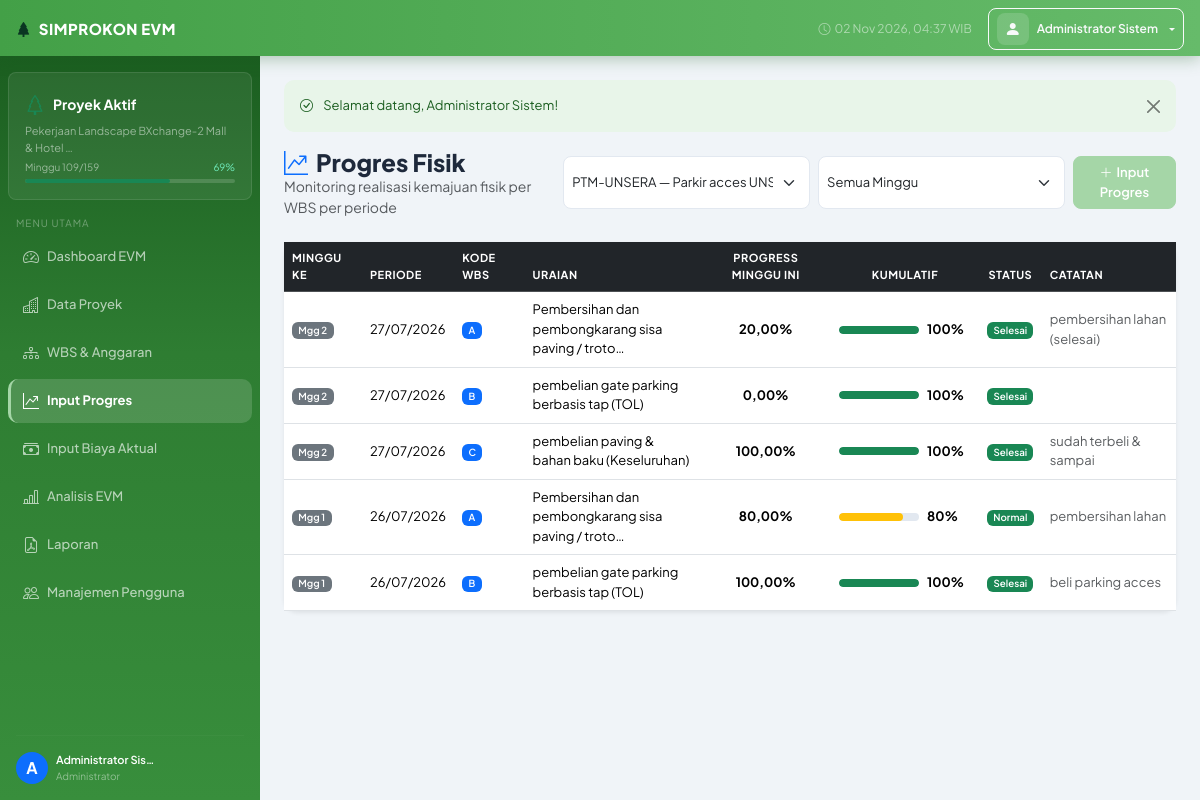
The app's page /index.php?p=progres (signed in) with its own data.
### tables this page shows
CREATE TABLE `proyek` (
  `id` int(11) NOT NULL,
  `kode_proyek` varchar(50) NOT NULL,
  `nama_proyek` varchar(300) NOT NULL,
  `lokasi` varchar(200) DEFAULT NULL,
  `pemberi_kerja` varchar(200) DEFAULT NULL,
  `tanggal_mulai` date NOT NULL,
  `tanggal_selesai` date NOT NULL,
  `nilai_kontrak` decimal(20,2) NOT NULL DEFAULT 0.00,
  `ppn_persen` decimal(5,2) NOT NULL DEFAULT 10.00,
  `status` enum('aktif','selesai','ditangguhkan') NOT NULL DEFAULT 'aktif',
  `minggu_ke` int(11) NOT NULL DEFAULT 1,
  `total_minggu` int(11) NOT NULL DEFAULT 1,
  `deskripsi` text DEFAULT NULL,
  `created_by` int(11) DEFAULT NULL,
  `created_at` timestamp NOT NULL DEFAULT current_timestamp(),
  `updated_at` timestamp NOT NULL DEFAULT current_timestamp() ON UPDATE current_timestamp()
);

CREATE TABLE `progres_fisik` (
  `id` int(11) NOT NULL,
  `wbs_id` int(11) NOT NULL,
  `periode` date NOT NULL,
  `minggu_ke` int(11) NOT NULL DEFAULT 1,
  `persentase_aktual` decimal(8,4) NOT NULL DEFAULT 0.0000 COMMENT 'progres minggu ini saja',
  `persentase_kumulatif` decimal(8,4) NOT NULL DEFAULT 0.0000 COMMENT 'kumulatif s.d. minggu ini',
  `catatan` text DEFAULT NULL,
  `created_by` int(11) DEFAULT NULL,
  `created_at` timestamp NOT NULL DEFAULT current_timestamp()
);

CREATE TABLE `wbs` (
  `id` int(11) NOT NULL,
  `proyek_id` int(11) NOT NULL,
  `kode_wbs` varchar(20) NOT NULL,
  `uraian` varchar(400) NOT NULL,
  `bobot` decimal(10,4) NOT NULL DEFAULT 0.0000,
  `anggaran` decimal(20,2) NOT NULL DEFAULT 0.00,
  `durasi_rencana` int(11) DEFAULT NULL COMMENT 'dalam minggu',
  `urutan` int(11) NOT NULL DEFAULT 1,
  `created_at` timestamp NOT NULL DEFAULT current_timestamp()
);

### index.php (called while the page is built, shortened)
<?php
require_once __DIR__ . '/config.php';
require_once __DIR__ . '/includes/functions.php';
$p = trim($_GET['p'] ?? 'dashboard', '/');
$a = trim($_GET['a'] ?? 'index', '/');
$routes = [
    'login'     => 'pages/login.php',
    'logout'    => 'pages/logout.php',
    'dashboard' => 'pages/dashboard.php',
    'proyek'    => "pages/proyek/$a.php",
    'wbs'       => "pages/wbs/$a.php",
    'progres'   => "pages/progres/$a.php",
    'biaya'     => "pages/biaya/$a.php",
    'evm'       => "pages/evm/$a.php",
    'laporan'   => "pages/laporan/$a.php",
    'users'     => "pages/users/$a.php",
    'api'       => "pages/api/$a.php",
];
$file = $routes[$p] ?? 'pages/dashboard.php';
require_once __DIR__ . '/' . $file;

### config.php (called while the page is built, shortened)
<?php
function getDB(): PDO {
    static $pdo = null;
    if ($pdo === null) {
        try {
            $dsn = "mysql:host=" . DB_HOST . ";dbname=" . DB_NAME . ";charset=" . DB_CHAR;
            $pdo = new PDO($dsn, DB_USER, DB_PASS, [
                PDO::ATTR_ERRMODE            => PDO::ERRMODE_EXCEPTION,
                PDO::ATTR_DEFAULT_FETCH_MODE => PDO::FETCH_ASSOC,
                PDO::ATTR_EMULATE_PREPARES   => false,
            ]);
        } catch (PDOException $e) {
            die('<div style="font-family:monospace;background:#fee2e2;padding:20px;margin:20px;border-radius:8px;">
                <strong>❌ Koneksi Database Gagal</strong><br>
                ' . htmlspecialchars($e->getMessage()) . '<br><br>
                Pastikan: <br>
                1. MySQL/MariaDB sudah berjalan di XAMPP<br>
                2. Database <strong>evm_db</strong> sudah dibuat (import file database/evm_db.sql)<br>
                3. Username/Password di config.php sudah benar
                </div>');
        }
    }
    return $pdo;
}

### includes/functions.php (called while the page is built, shortened)
<?php
require_once dirname(__DIR__) . '/config.php';
function currentUser(): array {
    return $_SESSION['user'] ?? [];
}
function e(string $s): string {
    return htmlspecialchars($s, ENT_QUOTES, 'UTF-8');
}
function formatPersen(float $n, int $dec = 2): string {
    return number_format($n, $dec, ',', '.') . '%';
}
function dbQuery(string $sql, array $params = []): \PDOStatement {
    $stmt = getDB()->prepare($sql);
    $stmt->execute($params);
    return $stmt;
}
function dbFetchAll(string $sql, array $params = []): array {
    return dbQuery($sql, $params)->fetchAll();
}
function dbFetchOne(string $sql, array $params = []) {
    $result = dbQuery($sql, $params)->fetch();
    return $result !== false ? $result : false;
}
function getBaselineKumulatif(int $wbsId, int $mingguKe): float {
    $row = dbFetchOne(
        "SELECT persentase_kumulatif FROM jadwal_baseline
         WHERE wbs_id = ? AND minggu_ke <= ?
         ORDER BY minggu_ke DESC LIMIT 1",
        [$wbsId, $mingguKe]
    );
    return $row ? (float)$row['persentase_kumulatif'] : 0.0;
}
function roleLabel(string $role): string {
    $map = [
        'admin'          => 'Administrator',
        'manager'        => 'Manajer Proyek',
        'staf_lapangan'  => 'Staf Lapangan',
        'staf_keuangan'  => 'Staf Keuangan',
    ];
    return $map[$role] ?? $role;
}

### pages/progres/index.php (the view, shortened to what this page needs)
<?php
$proyekId = (int)($_GET['proyek_id'] ?? 0);
$allProyek = dbFetchAll("SELECT id,kode_proyek,nama_proyek FROM proyek ORDER BY created_at DESC");
if (!$proyekId && $allProyek) $proyekId = $allProyek[0]['id'];
$sql = "SELECT pf.*, w.kode_wbs, w.uraian, w.anggaran, w.bobot
        FROM progres_fisik pf
        JOIN wbs w ON w.id = pf.wbs_id
        WHERE w.proyek_id = ?";
$params = [$proyekId];
$sql .= " ORDER BY pf.minggu_ke DESC, w.urutan ASC";
$records = $proyekId ? dbFetchAll($sql, $params) : [];
include __DIR__ . '/../../includes/layout/header.php';
?>
<div class="d-flex justify-content-between align-items-center mb-4">
  <div>
    <h4 class="fw-800 mb-0"><i class="bi bi-graph-up-arrow me-2 text-primary"></i>Progres Fisik</h4>
    <div class="text-muted small">Monitoring realisasi kemajuan fisik per WBS per periode</div>
  </div>
  <div class="d-flex gap-2">
    <form method="GET" class="d-flex gap-2" id="filterForm">
      <select name="proyek_id" class="form-select form-select-sm" onchange="this.form.submit()" style="min-width:220px">
        <?php foreach ($allProyek as $pr): ?>
        <option value="<?= $pr['id'] ?>" <?= $pr['id']==$proyekId?'selected':'' ?>><?= e($pr['kode_proyek'].' — '.mb_strimwidth($pr['nama_proyek'],0,35,'…')) ?></option>
        <?php endforeach; ?>
      </select>
      <select name="minggu" class="form-select form-select-sm" onchange="this.form.submit()" style="min-width:140px">
        <option value="">Semua Minggu</option>
      </select>
    </form>
    <a href="index.php?p=progres&a=input&proyek_id=<?= $proyekId ?>" class="btn btn-primary">
      <i class="bi bi-plus-lg me-1"></i>Input Progres
    </a>
  </div>
</div>
<div class="card border-0 shadow-sm">
  <div class="card-body p-0">
    <div class="table-responsive">
      <table class="table table-hover align-middle small mb-0">
        <thead class="table-dark">
          <tr>
            <th>Minggu Ke</th><th>Periode</th><th>Kode WBS</th><th>Uraian</th>
            <th class="text-center">Progress Minggu Ini</th><th class="text-center">Kumulatif</th>
            <th class="text-center">Status</th><th>Catatan</th>
          </tr>
        </thead>
        <tbody>
          <?php foreach ($records as $r): ?>
          <tr>
            <td><span class="badge bg-secondary">Mgg <?= $r['minggu_ke'] ?></span></td>
            <td><?= date('d/m/Y', strtotime($r['periode'])) ?></td>
            <td><span class="badge bg-primary"><?= e($r['kode_wbs']) ?></span></td>
            <td class="fw-500" style="max-width:200px"><?= e(mb_strimwidth($r['uraian'],0,50,'…')) ?></td>
            <td class="text-center">
              <span class="fw-bold"><?= formatPersen($r['persentase_aktual']) ?></span>
            </td>
            <td>
              <div class="d-flex align-items-center gap-2">
                <div class="progress flex-grow-1" style="height:8px;min-width:80px">
                  <div class="progress-bar <?= $r['persentase_kumulatif']>=90?'bg-success':($r['persentase_kumulatif']>=60?'bg-warning':'bg-danger') ?>"
                       style="width:<?= min(100,$r['persentase_kumulatif']) ?>%"></div>
                </div>
                <span style="width:44px" class="fw-bold"><?= round($r['persentase_kumulatif'],1) ?>%</span>
              </div>
            </td>
            <td class="text-center">
              <?php
              $pv = getBaselineKumulatif($r['wbs_id'], $r['minggu_ke']);
              $ev = (float)$r['persentase_kumulatif'];
              $diff = $ev - $pv;
              if ($ev >= 99) echo '<span class="badge bg-success">Selesai</span>';
              elseif ($diff >= -5) echo '<span class="badge bg-success">Normal</span>';
              elseif ($diff >= -15) echo '<span class="badge bg-warning text-dark">Terlambat</span>';
              else echo '<span class="badge bg-danger">Kritis</span>';
              ?>
            </td>
            <td class="text-muted" style="max-width:150px"><?= e(mb_strimwidth($r['catatan']??'',0,40,'…')) ?></td>
          </tr>
          <?php endforeach; ?>
        </tbody>
      </table>
    </div>
  </div>
</div>
<?php include __DIR__ . '/../../includes/layout/footer.php'; ?>

### includes/layout/sidebar.php (shortened to what this page needs)
<?php
$p     = $_GET['p'] ?? 'dashboard';
$user  = currentUser();
$navItems = [
    ['p' => 'dashboard', 'icon' => 'speedometer2',   'label' => 'Dashboard EVM',    'roles' => []],
    ['p' => 'proyek',    'icon' => 'buildings',       'label' => 'Data Proyek',      'roles' => []],
    ['p' => 'wbs',       'icon' => 'diagram-3',       'label' => 'WBS & Anggaran',   'roles' => ['admin','manager']],
    ['p' => 'progres',   'icon' => 'graph-up-arrow',  'label' => 'Input Progres',    'roles' => ['admin','manager','staf_lapangan']],
    ['p' => 'biaya',     'icon' => 'cash-stack',      'label' => 'Input Biaya Aktual','roles' => ['admin','manager','staf_keuangan']],
    ['p' => 'evm',       'icon' => 'bar-chart-line',  'label' => 'Analisis EVM',     'roles' => ['admin','manager']],
    ['p' => 'laporan',   'icon' => 'file-earmark-pdf','label' => 'Laporan',          'roles' => ['admin','manager']],
    ['p' => 'users',     'icon' => 'people',          'label' => 'Manajemen Pengguna','roles' => ['admin']],
];
?>
<nav id="sidebar" class="sidebar d-flex flex-column">
  <div class="sidebar-project-box mx-2 my-3 p-3 rounded-3">
    <div class="d-flex align-items-center gap-2 mb-1">
      <i class="bi bi-tree text-success fs-5"></i>
      <span class="fw-bold text-white small">Proyek Aktif</span>
    </div>
    <?php
    $activeProj = dbFetchOne("SELECT nama_proyek, minggu_ke, total_minggu FROM proyek WHERE status='aktif' LIMIT 1");
    if ($activeProj):
      $pct = $activeProj['total_minggu'] > 0
           ? round($activeProj['minggu_ke'] / $activeProj['total_minggu'] * 100, 0)
           : 0;
    ?>
    <div class="text-white-50 small mb-1" style="font-size:11px"><?= e(mb_strimwidth($activeProj['nama_proyek'], 0, 45, '…')) ?></div>
    <div class="d-flex justify-content-between align-items-center mb-1">
      <span style="font-size:10px;color:rgba(255,255,255,0.5)">Minggu <?= $activeProj['minggu_ke'] ?>/<?= $activeProj['total_minggu'] ?></span>
      <span style="font-size:10px;color:#6ee7b7"><?= $pct ?>%</span>
    </div>
    <div class="progress" style="height:4px;background:rgba(255,255,255,0.15)">
      <div class="progress-bar bg-success" style="width:<?= $pct ?>%"></div>
    </div>
    <?php else: ?>
    <div class="text-white-50 small">Tidak ada proyek aktif</div>
    <?php endif; ?>
  </div>
  <div class="px-2" style="font-size:10px;color:rgba(255,255,255,0.35);letter-spacing:1px;text-transform:uppercase;padding-left:16px !important">MENU UTAMA</div>
  <ul class="nav flex-column px-2 mt-1 flex-grow-1">
    <?php foreach ($navItems as $item):
      $active = ($p === $item['p']);
    ?>
    <li class="nav-item mb-1">
      <a href="index.php?p=<?= $item['p'] ?>"
         class="nav-link sidebar-link <?= $active ? 'active' : '' ?> d-flex align-items-center gap-2">
        <i class="bi bi-<?= $item['icon'] ?> fs-6"></i>
        <span class="sidebar-label"><?= e($item['label']) ?></span>
      </a>
    </li>
    <?php endforeach; ?>
  </ul>
  <div class="px-3 pb-3 mt-auto">
    <hr style="border-color:rgba(255,255,255,0.1)">
    <div class="d-flex align-items-center gap-2">
      <div class="avatar-sm bg-primary rounded-circle d-flex align-items-center justify-content-center text-white fw-bold">
        <?= strtoupper(substr($user['nama_lengkap'] ?? 'U', 0, 1)) ?>
      </div>
      <div class="sidebar-label">
        <div style="font-size:11px;color:#fff;font-weight:600"><?= e(mb_strimwidth($user['nama_lengkap'] ?? '', 0, 18, '…')) ?></div>
        <div style="font-size:10px;color:rgba(255,255,255,0.45)"><?= e(roleLabel($user['role'] ?? '')) ?></div>
      </div>
    </div>
  </div>
</nav>

### assets/css/style.css (style rules this page uses)
:root { --primary: #43a047; --primary-light: #a5d6a7; --primary-dark: #2e7d32; --success: #81c784; --warning: #aed581; --danger: #1b5e20; --info: #80cbc4; --sidebar-w: 260px; --topbar-h: 56px; --font: 'Plus Jakarta Sans', system-ui, sans-serif; }
*, *::before, *::after { box-sizing: border-box; }
body { font-family: var(--font); background: #f0f4f8; color: #1e293b; overflow-x: hidden; }
.sidebar { width: var(--sidebar-w); min-height: calc(100vh - var(--topbar-h)); background: linear-gradient(180deg, #1b5e20 0%, #2e7d32 40%, #388e3c 100%); position: fixed; top: var(--topbar-h); left: 0; bottom: 0; overflow-y: auto; overflow-x: hidden; transition: width 0.3s cubic-bezier(.4,0,.2,1); z-index: 1020; scrollbar-width: thin; scrollbar-color: rgba(255,255,255,0.1) transparent; }
.sidebar-project-box { background: rgba(255,255,255,0.07); border: 1px solid rgba(255,255,255,0.1); }
.sidebar-link { color: rgba(255,255,255,0.65); border-radius: 10px; padding: 10px 12px; font-size: 13px; font-weight: 500; transition: all 0.18s; border-left: 3px solid transparent; white-space: nowrap; }
.sidebar-link.active { background: rgba(255,255,255,0.15); color: #fff; font-weight: 700; border-left-color: var(--primary-light); }
.avatar-sm { width: 32px; height: 32px; border-radius: 8px; background: rgba(255,255,255,0.15); display: flex; align-items: center; justify-content: center; font-size: 16px; }
.fw-800 { font-weight: 800 !important; }
.card { border-radius: 14px; }
.table thead th { font-size: 11px; letter-spacing: 0.5px; font-weight: 700; text-transform: uppercase; }
.table tbody td { font-size: 13px; vertical-align: middle; }
.form-control, .form-select { border-radius: 8px; border: 1.5px solid #e2e8f0; font-size: 13px; transition: border-color 0.15s, box-shadow 0.15s; }
.btn { border-radius: 8px; font-weight: 600; font-size: 13px; }
.btn-primary { background: var(--primary-light); border-color: var(--primary-light); }
.badge { font-weight: 600; }
.progress { border-radius: 8px; background: #e2e8f0; }
.progress-bar { border-radius: 8px; background: var(--primary-light); }

### records on screen
proyek: nama_proyek "Pekerjaan Landscape BXchange-2 Mall & Hotel …", minggu_ke "109", total_minggu "159", pct "69"
progres_fisik: minggu_ke "2", periode "27/07/2026", wbs.kode_wbs "A", wbs.uraian "Pembersihan dan pembongkarang sisa paving / troto…", persentase_aktual "20,00%", persentase_kumulatif "100", shows "Selesai", catatan "pembersihan lahan (selesai)"
progres_fisik: minggu_ke "2", periode "27/07/2026", wbs.kode_wbs "B", wbs.uraian "pembelian gate parking berbasis tap (TOL)", persentase_aktual "0,00%", persentase_kumulatif "100", shows "Selesai"
progres_fisik: minggu_ke "2", periode "27/07/2026", wbs.kode_wbs "C", wbs.uraian "pembelian paving & bahan baku (Keseluruhan)", persentase_aktual "100,00%", persentase_kumulatif "100", shows "Selesai", catatan "sudah terbeli & sampai"
progres_fisik: minggu_ke "1", periode "26/07/2026", wbs.kode_wbs "A", wbs.uraian "Pembersihan dan pembongkarang sisa paving / troto…", persentase_aktual "80,00%", persentase_kumulatif "80", shows "Normal", catatan "pembersihan lahan"
progres_fisik: minggu_ke "1", periode "26/07/2026", wbs.kode_wbs "B", wbs.uraian "pembelian gate parking berbasis tap (TOL)", persentase_aktual "100,00%", persentase_kumulatif "100", shows "Selesai", catatan "beli parking acces"

### other values on screen
APP_NAME "SIMPROKON EVM"
$user['nama_lengkap'] "Administrator Sistem"
$item['label'] "Dashboard EVM"
$item['label'] "Data Proyek"
$item['label'] "WBS & Anggaran"
$item['label'] "Input Progres"
$item['label'] "Input Biaya Aktual"
$item['label'] "Analisis EVM"
$item['label'] "Laporan"
$item['label'] "Manajemen Pengguna"
substr($user['nama_lengkap'] ?? 'U', 0, 1) "A"
mb_strimwidth($user['nama_lengkap'] ?? '', 0, 18, '…') "Administrator Sis…"
roleLabel($user['role'] ?? '') "Administrator"
$flash['msg'] "Selamat datang, Administrator Sistem!"
form field proyek_id "PTM-UNSERA — Parkir acces UNSERA"
